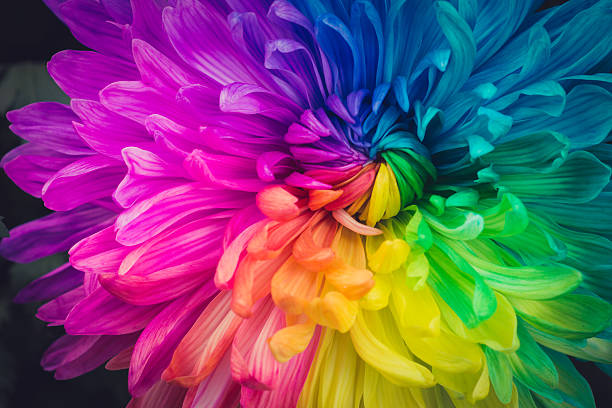
#> input picture colorful image.jpg, 612 x 408 px
$ python color_conversations_n_cropping.py
#> lines starting #> are read from the running program, lines starting #| are printed output that depends on the picture
import cv2
import matplotlib.pyplot as plt

image = cv2.imread('colorful image.jpg')
#> image is the input picture: shape (408, 612, 3); mean B, G, R 107.9, 80.3, 116

image_rgb = cv2.cvtColor(image, cv2.COLOR_BGR2GRAY)
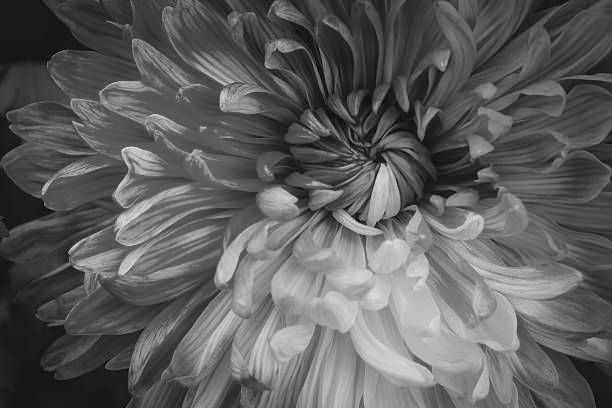
#> image_rgb: shape (408, 612); min 3, max 233, mean 94.1
plt.imshow(image_rgb, cmap='gray')
plt.title('Grayscale Image')
plt.show()

cropped_image = image_rgb[100:300, 200:400]
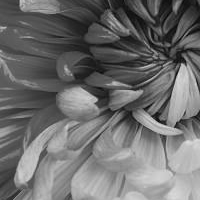
#> cropped_image: shape (200, 200); min 4, max 223, mean 109.9
cropped_rgb = cv2.cvtColor(cropped_image, cv2.COLOR_BGR2RGB)
plt.imshow(cropped_rgb)
plt.title('Cropped Image')
plt.show()

$ run again, with JUICE WRRRLD.jpg copied over colorful image.jpg
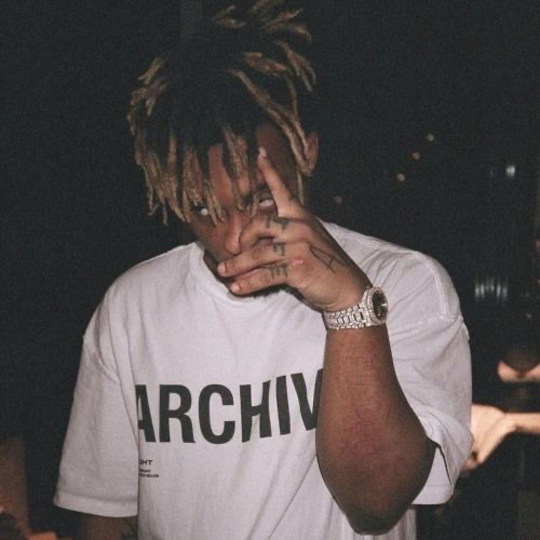
#> input picture JUICE WRRRLD.jpg, 1080 x 1080 px (shown at 1/2 size)
#> image is the input picture: shape (1080, 1080, 3); mean B, G, R 81, 81.4, 88.6
#> `image_rgb = cv2.cvtColor(image, cv2.COLOR_BGR2GRAY)`:
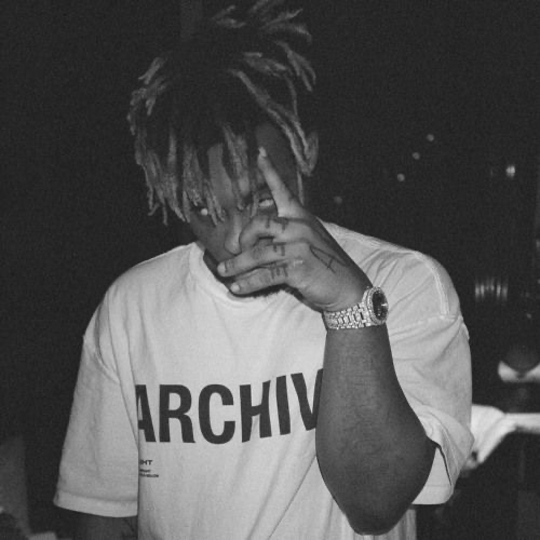
#> image_rgb: shape (1080, 1080) (shown at 1/2 size); min 19, max 251, mean 83.6
#> `cropped_image = image_rgb[100:300, 200:400]`:
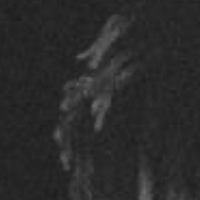
#> cropped_image: shape (200, 200); min 28, max 109, mean 42.6
